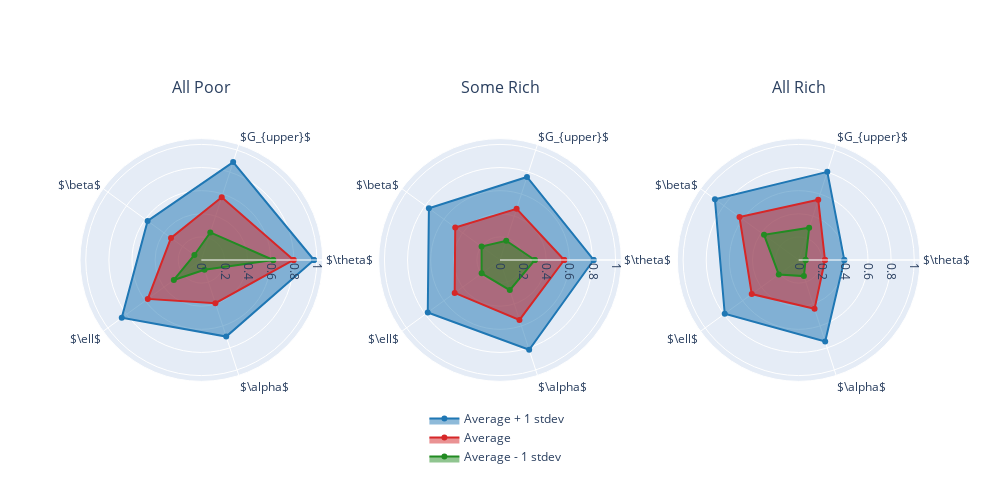

Write notebook code for a chart like this one.
### Code cell
fig = make_subplots(rows=1, cols=3,
                    start_cell="top-left",
                    specs=[[{"type": "scatterpolar"}, {"type": "scatterpolar"}, {"type": "scatterpolar"}]],
                    subplot_titles=("All Poor", "Some Rich", "All Rich"))

for i in range(3):
    
    data=((np.mean(regime_params[i], axis=0)+np.std(regime_params[i], axis=0)) - lower_param_bounds)/bound_diff
    data_closed = np.concatenate([data, [data[0]]])
    fig.add_trace(go.Scatterpolar(
        r=data_closed,
        theta=categories,
        fill='toself',
        name="Average + 1 stdev",
        marker=dict(color='#1f77b4'),
        showlegend=i==0
    ), row=1, col=i+1)
        
    data=(np.mean(regime_params[i], axis=0) - lower_param_bounds) / bound_diff
    data_closed = np.concatenate([data, [data[0]]])
    fig.add_trace(go.Scatterpolar(
        r=data_closed,
        theta=categories,
        fill='toself',
        name="Average",
        marker=dict(color='#d62728'),
        showlegend=i==0,
    ), row=1, col=i+1)
    
    data=np.maximum(((np.mean(regime_params[i], axis=0)-np.std(regime_params[i], axis=0)) - lower_param_bounds)/bound_diff, 0)
    data_closed = np.concatenate([data, [data[0]]])
    fig.add_trace(go.Scatterpolar(
        r=data_closed,
        dr=0.2,
        theta=categories,
        fill='toself',
        name="Average - 1 stdev",
        marker=dict(color='forestgreen'),
        showlegend=i==0
    ), row=1, col=i+1)
    
fig.update_polars(
    radialaxis=dict(
        visible=True,
        range=[0, 1.05],
        dtick=0.2,
        tickangle=90
    ),
)
    
fig.update_layout(legend=dict(
    yanchor="top",
    y=0.05,
    xanchor="left",
    x=0.41)
)
fig.update_layout(height=500, width=1000)
fig.write_image("radar_plot_community.pdf")
fig.show()

### Figure 1 — Plotly figure (JSON) as saved in the notebook; plotly's stock layout.template omitted (floating-point values rounded to 4 significant figures)
{"data": [{"fill": "toself", "marker": {"color": "#1f77b4"}, "name": "Average + 1 stdev", "r": [0.9747, 0.891, 0.5745, 0.8513, 0.6969, 0.9747], "showlegend": true, "subplot": "polar", "theta": ["$\\theta$", "$G_{upper}$", "$\\beta$", "$\\ell$", "$\\alpha$", "$\\theta$"], "type": "scatterpolar"}, {"fill": "toself", "marker": {"color": "#d62728"}, "name": "Average", "r": [0.7985, 0.571, 0.3243, 0.5727, 0.393, 0.7985], "showlegend": true, "subplot": "polar", "theta": ["$\\theta$", "$G_{upper}$", "$\\beta$", "$\\ell$", "$\\alpha$", "$\\theta$"], "type": "scatterpolar"}, {"dr": 0.2, "fill": "toself", "marker": {"color": "forestgreen"}, "name": "Average - 1 stdev", "r": [0.6223, 0.251, 0.07416, 0.2941, 0.08909, 0.6223], "showlegend": true, "subplot": "polar", "theta": ["$\\theta$", "$G_{upper}$", "$\\beta$", "$\\ell$", "$\\alpha$", "$\\theta$"], "type": "scatterpolar"}, {"fill": "toself", "marker": {"color": "#1f77b4"}, "name": "Average + 1 stdev", "r": [0.8102, 0.7557, 0.7605, 0.7728, 0.8164, 0.8102], "showlegend": false, "subplot": "polar2", "theta": ["$\\theta$", "$G_{upper}$", "$\\beta$", "$\\ell$", "$\\alpha$", "$\\theta$"], "type": "scatterpolar"}, {"fill": "toself", "marker": {"color": "#d62728"}, "name": "Average", "r": [0.5557, 0.4654, 0.4788, 0.4846, 0.5452, 0.5557], "showlegend": false, "subplot": "polar2", "theta": ["$\\theta$", "$G_{upper}$", "$\\beta$", "$\\ell$", "$\\alpha$", "$\\theta$"], "type": "scatterpolar"}, {"dr": 0.2, "fill": "toself", "marker": {"color": "forestgreen"}, "name": "Average - 1 stdev", "r": [0.3011, 0.1752, 0.197, 0.1964, 0.274, 0.3011], "showlegend": false, "subplot": "polar2", "theta": ["$\\theta$", "$G_{upper}$", "$\\beta$", "$\\ell$", "$\\alpha$", "$\\theta$"], "type": "scatterpolar"}, {"fill": "toself", "marker": {"color": "#1f77b4"}, "name": "Average + 1 stdev", "r": [0.3951, 0.802, 0.8958, 0.7909, 0.7424, 0.3951], "showlegend": false, "subplot": "polar3", "theta": ["$\\theta$", "$G_{upper}$", "$\\beta$", "$\\ell$", "$\\alpha$", "$\\theta$"], "type": "scatterpolar"}, {"fill": "toself", "marker": {"color": "#d62728"}, "name": "Average", "r": [0.2277, 0.5476, 0.6332, 0.5018, 0.4445, 0.2277], "showlegend": false, "subplot": "polar3", "theta": ["$\\theta$", "$G_{upper}$", "$\\beta$", "$\\ell$", "$\\alpha$", "$\\theta$"], "type": "scatterpolar"}, {"dr": 0.2, "fill": "toself", "marker": {"color": "forestgreen"}, "name": "Average - 1 stdev", "r": [0.06022, 0.2932, 0.3705, 0.2127, 0.1466, 0.06022], "showlegend": false, "subplot": "polar3", "theta": ["$\\theta$", "$G_{upper}$", "$\\beta$", "$\\ell$", "$\\alpha$", "$\\theta$"], "type": "scatterpolar"}], "layout": {"annotations": [{"font": {"size": 16}, "showarrow": false, "text": "All Poor", "x": 0.1444, "xanchor": "center", "xref": "paper", "y": 1, "yanchor": "bottom", "yref": "paper"}, {"font": {"size": 16}, "showarrow": false, "text": "Some Rich", "x": 0.5, "xanchor": "center", "xref": "paper", "y": 1, "yanchor": "bottom", "yref": "paper"}, {"font": {"size": 16}, "showarrow": false, "text": "All Rich", "x": 0.8556, "xanchor": "center", "xref": "paper", "y": 1, "yanchor": "bottom", "yref": "paper"}], "height": 500, "legend": {"x": 0.41, "xanchor": "left", "y": 0.05, "yanchor": "top"}, "polar": {"domain": {"x": [0, 0.2889], "y": [0, 1]}, "radialaxis": {"dtick": 0.2, "range": [0, 1.05], "tickangle": 90, "visible": true}}, "polar2": {"domain": {"x": [0.3556, 0.6444], "y": [0, 1]}, "radialaxis": {"dtick": 0.2, "range": [0, 1.05], "tickangle": 90, "visible": true}}, "polar3": {"domain": {"x": [0.7111, 1], "y": [0, 1]}, "radialaxis": {"dtick": 0.2, "range": [0, 1.05], "tickangle": 90, "visible": true}}, "width": 1000}}
